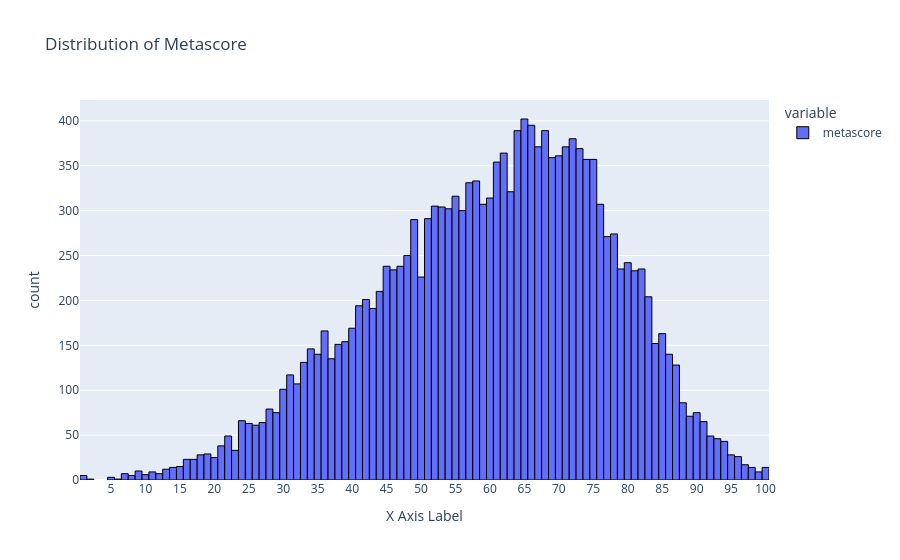

Here is the notebook cell this chart was saved with:
### Markdown cell above
- Uniform distribution
- traces of seasonality every weekend

### Code cell
plt.figure(figsize=(10, 4))
fig = px.histogram(df_num["metascore"], nbins=150, title="Distribution of Metascore")
fig.update_xaxes(
    tickmode='linear',     # Linear tick spacing
    dtick=5,               # Tick every 10 units
    title='X Axis Label'
)



fig.update_traces(
    marker_line_width=1,
    marker_line_color="black"
)
fig.show()

### Figure 1 — Plotly figure (JSON) as saved in the notebook; plotly's stock layout.template omitted (floating-point values rounded to 4 significant figures; data arrays with more than 128 entries replaced by an {"elided": "..."} marker saying what was removed)
{"data": [{"bingroup": "x", "hovertemplate": "variable=metascore<br>value=%{x}<br>count=%{y}<extra></extra>", "legendgroup": "metascore", "marker": {"color": "#636efa", "line": {"color": "black", "width": 1}, "pattern": {"shape": ""}}, "name": "metascore", "nbinsx": 150, "orientation": "v", "showlegend": true, "type": "histogram", "x": {"elided": "16309 int values"}, "xaxis": "x", "yaxis": "y"}], "layout": {"barmode": "relative", "legend": {"title": {"text": "variable"}, "tracegroupgap": 0}, "title": {"text": "Distribution of Metascore"}, "xaxis": {"anchor": "y", "domain": [0, 1], "dtick": 5, "tickmode": "linear", "title": {"text": "X Axis Label"}}, "yaxis": {"anchor": "x", "domain": [0, 1], "title": {"text": "count"}}}}
